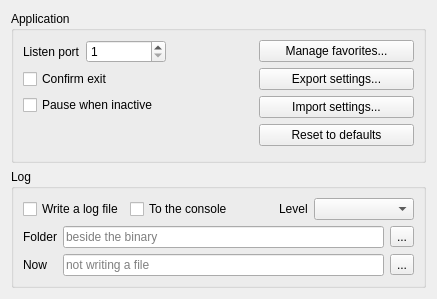
           <widget class="QWidget" name="tab_5">
            <layout class="QVBoxLayout" name="verticalLayout_32">
             <item>
              <widget class="QGroupBox" name="gbApplication">
               <property name="title">
                <string>Application</string>
               </property>
               <layout class="QHBoxLayout" name="horizontalLayout_app">
                <item>
                 <layout class="QGridLayout" name="gridLayout_6">
                  <item row="1" column="0">
                   <widget class="QLabel" name="label_24">
                    <property name="toolTip">
                     <string>TCP port the emulator listens on
(experimental network support)</string>
                    </property>
                    <property name="text">
                     <string>Listen port</string>
                    </property>
                   </widget>
                  </item>
                  <item row="1" column="1">
                   <widget class="QSpinBox" name="sbPort">
                    <property name="toolTip">
                     <string>TCP port the emulator listens on
(experimental network support)</string>
                    </property>
                    <property name="minimumSize">
                     <size>
                      <width>80</width>
                      <height>0</height>
                     </size>
                    </property>
                    <property name="minimum">
                     <number>1</number>
                    </property>
                    <property name="maximum">
                     <number>65535</number>
                    </property>
                   </widget>
                  </item>
                  <item row="2" column="0" colspan="2">
                   <widget class="QCheckBox" name="cbConfexit">
                    <property name="toolTip">
                     <string>Ask before closing the emulator</string>
                    </property>
                    <property name="text">
                     <string>Confirm exit</string>
                    </property>
                   </widget>
                  </item>
                  <item row="3" column="0" colspan="2">
                   <widget class="QCheckBox" name="cbPauseInactive">
                    <property name="toolTip">
                     <string>Pause while another application has the focus</string>
                    </property>
                    <property name="text">
                     <string>Pause when inactive</string>
                    </property>
                   </widget>
                  </item>
                  <item row="4" column="0" colspan="2">
                   <spacer name="verticalSpacer_appgrid">
                    <property name="orientation">
                     <enum>Qt::Vertical</enum>
                    </property>
                    <property name="sizeHint" stdset="0">
                     <size>
                      <width>20</width>
                      <height>0</height>
                     </size>
                    </property>
                   </spacer>
                  </item>
                 </layout>
                </item>
                <item>
                 <spacer name="horizontalSpacer_app">
                  <property name="orientation">
                   <enum>Qt::Horizontal</enum>
                  </property>
                  <property name="sizeHint" stdset="0">
                   <size>
                    <width>24</width>
                    <height>20</height>
                   </size>
                  </property>
                 </spacer>
                </item>
                <item>
                 <widget class="QWidget" name="appButtons" native="true">
                  <property name="minimumSize">
                   <size>
                    <width>155</width>
                    <height>0</height>
                   </size>
                  </property>
                  <property name="maximumSize">
                   <size>
                    <width>155</width>
                    <height>16777215</height>
                   </size>
                  </property>
                  <layout class="QVBoxLayout" name="verticalLayout_appsw">
                   <property name="leftMargin">
                    <number>0</number>
                   </property>
                   <property name="topMargin">
                    <number>0</number>
                   </property>
                   <property name="rightMargin">
                    <number>0</number>
                   </property>
                   <property name="bottomMargin">
                    <number>0</number>
                   </property>
                   <item>
                    <widget class="xSideButton" name="pbFavorites">
                     <property name="icon">
                      <iconset resource="../xpeccy.qrc">
                       <normaloff>:/images/star.png</normaloff>:/images/star.png</iconset>
                     </property>
                     <property name="toolTip">
                      <string>Name, reorder or remove the files on the Favorites menu</string>
                     </property>
                     <property name="text">
                      <string>Manage favorites...</string>
                     </property>
                    </widget>
                   </item>
                   <item>
                    <widget class="xSideButton" name="pbCfgExport">
                     <property name="icon">
                      <iconset resource="../xpeccy.qrc">
                       <normaloff>:/images/save_all.png</normaloff>:/images/save_all.png</iconset>
                     </property>
                     <property name="toolTip">
                      <string>Write the settings, the layouts and your own machines to one file</string>
                     </property>
                     <property name="text">
                      <string>Export settings...</string>
                     </property>
                    </widget>
                   </item>
                   <item>
                    <widget class="xSideButton" name="pbCfgImport">
                     <property name="icon">
                      <iconset resource="../xpeccy.qrc">
                       <normaloff>:/images/fileopen.png</normaloff>:/images/fileopen.png</iconset>
                     </property>
                     <property name="toolTip">
                      <string>Take the settings out of a file written by Export</string>
                     </property>
                     <property name="text">
                      <string>Import settings...</string>
                     </property>
                    </widget>
                   </item>
                   <item>
                    <widget class="xSideButton" name="pbCfgReset">
                     <property name="icon">
                      <iconset resource="../xpeccy.qrc">
                       <normaloff>:/images/refresh.png</normaloff>:/images/refresh.png</iconset>
                     </property>
                     <property name="toolTip">
                      <string>Back to the settings the emulator ships with. Your own machines are left alone</string>
                     </property>
                     <property name="text">
                      <string>Reset to defaults</string>
                     </property>
                    </widget>
                   </item>
                   <item>
                    <spacer name="verticalSpacer_app">
                     <property name="orientation">
                      <enum>Qt::Vertical</enum>
                     </property>
                     <property name="sizeHint" stdset="0">
                      <size>
                       <width>20</width>
                       <height>5</height>
                      </size>
                     </property>
                    </spacer>
                   </item>
                  </layout>
                 </widget>
                </item>
               </layout>
              </widget>
             </item>
             <item>
              <widget class="QGroupBox" name="gbLog">
               <property name="title">
                <string>Log</string>
               </property>
               <layout class="QVBoxLayout" name="verticalLayout_log">
                <item>
                 <layout class="QHBoxLayout" name="horizontalLayout_log1">
                  <item>
                   <widget class="QCheckBox" name="cbLogEnable">
                    <property name="toolTip">
                     <string>Write the log to a file under logs/&lt;date&gt;/</string>
                    </property>
                    <property name="text">
                     <string>Write a log file</string>
                    </property>
                   </widget>
                  </item>
                  <item>
                   <widget class="QCheckBox" name="cbLogConsole">
                    <property name="toolTip">
                     <string>Also write every line to the console (Windows: only with -c)</string>
                    </property>
                    <property name="text">
                     <string>To the console</string>
                    </property>
                   </widget>
                  </item>
                  <item>
                   <spacer name="horizontalSpacer_log1">
                    <property name="orientation">
                     <enum>Qt::Horizontal</enum>
                    </property>
                    <property name="sizeHint" stdset="0">
                     <size>
                      <width>40</width>
                      <height>20</height>
                     </size>
                    </property>
                   </spacer>
                  </item>
                  <item>
                   <widget class="QLabel" name="labLogLevel">
                    <property name="toolTip">
                     <string>How much is written. Single groups can be moved apart
from the rest with --log-groups, or the groups line
in config.conf</string>
                    </property>
                    <property name="text">
                     <string>Level</string>
                    </property>
                   </widget>
                  </item>
                  <item>
                   <widget class="QComboBox" name="cbxLogLevel">
                    <property name="toolTip">
                     <string>How much is written. Single groups can be moved apart
from the rest with --log-groups, or the groups line
in config.conf</string>
                    </property>
                    <property name="minimumSize">
                     <size>
                      <width>100</width>
                      <height>0</height>
                     </size>
                    </property>
                   </widget>
                  </item>
                 </layout>
                </item>
                <item>
                 <layout class="QGridLayout" name="gridLayout_log">
                  <item row="0" column="0">
                   <widget class="QLabel" name="labLogDir">
                    <property name="text">
                     <string>Folder</string>
                    </property>
                   </widget>
                  </item>
                  <item row="0" column="1">
                   <widget class="QLineEdit" name="leLogDir">
                    <property name="toolTip">
                     <string>Folder the log files go to</string>
                    </property>
                    <property name="placeholderText">
                     <string>beside the binary</string>
                    </property>
                   </widget>
                  </item>
                  <item row="0" column="2">
                   <widget class="QToolButton" name="tbLogDir">
                    <property name="toolTip">
                     <string>Pick the folder</string>
                    </property>
                    <property name="text">
                     <string>...</string>
                    </property>
                    <property name="icon">
                     <iconset resource="../xpeccy.qrc">
                      <normaloff>:/images/fileopen.png</normaloff>:/images/fileopen.png</iconset>
                    </property>
                   </widget>
                  </item>
                  <item row="1" column="0">
                   <widget class="QLabel" name="labLogNow">
                    <property name="text">
                     <string>Now</string>
                    </property>
                   </widget>
                  </item>
                  <item row="1" column="1">
                   <widget class="QLineEdit" name="leLogFile">
                    <property name="toolTip">
                     <string>The file this run is writing to</string>
                    </property>
                    <property name="readOnly">
                     <bool>true</bool>
                    </property>
                    <property name="placeholderText">
                     <string>not writing a file</string>
                    </property>
                   </widget>
                  </item>
                  <item row="1" column="2">
                   <widget class="QToolButton" name="tbLogOpen">
                    <property name="toolTip">
                     <string>Open the folder the log is in</string>
                    </property>
                    <property name="text">
                     <string>...</string>
                    </property>
                    <property name="icon">
                     <iconset resource="../xpeccy.qrc">
                      <normaloff>:/images/search.png</normaloff>:/images/search.png</iconset>
                    </property>
                   </widget>
                  </item>
                 </layout>
                </item>
               </layout>
              </widget>
             </item>
             <item>
              <spacer name="verticalSpacer_general">
               <property name="orientation">
                <enum>Qt::Vertical</enum>
               </property>
               <property name="sizeHint" stdset="0">
                <size>
                 <width>20</width>
                 <height>0</height>
                </size>
               </property>
              </spacer>
             </item>
            </layout>
           </widget>
